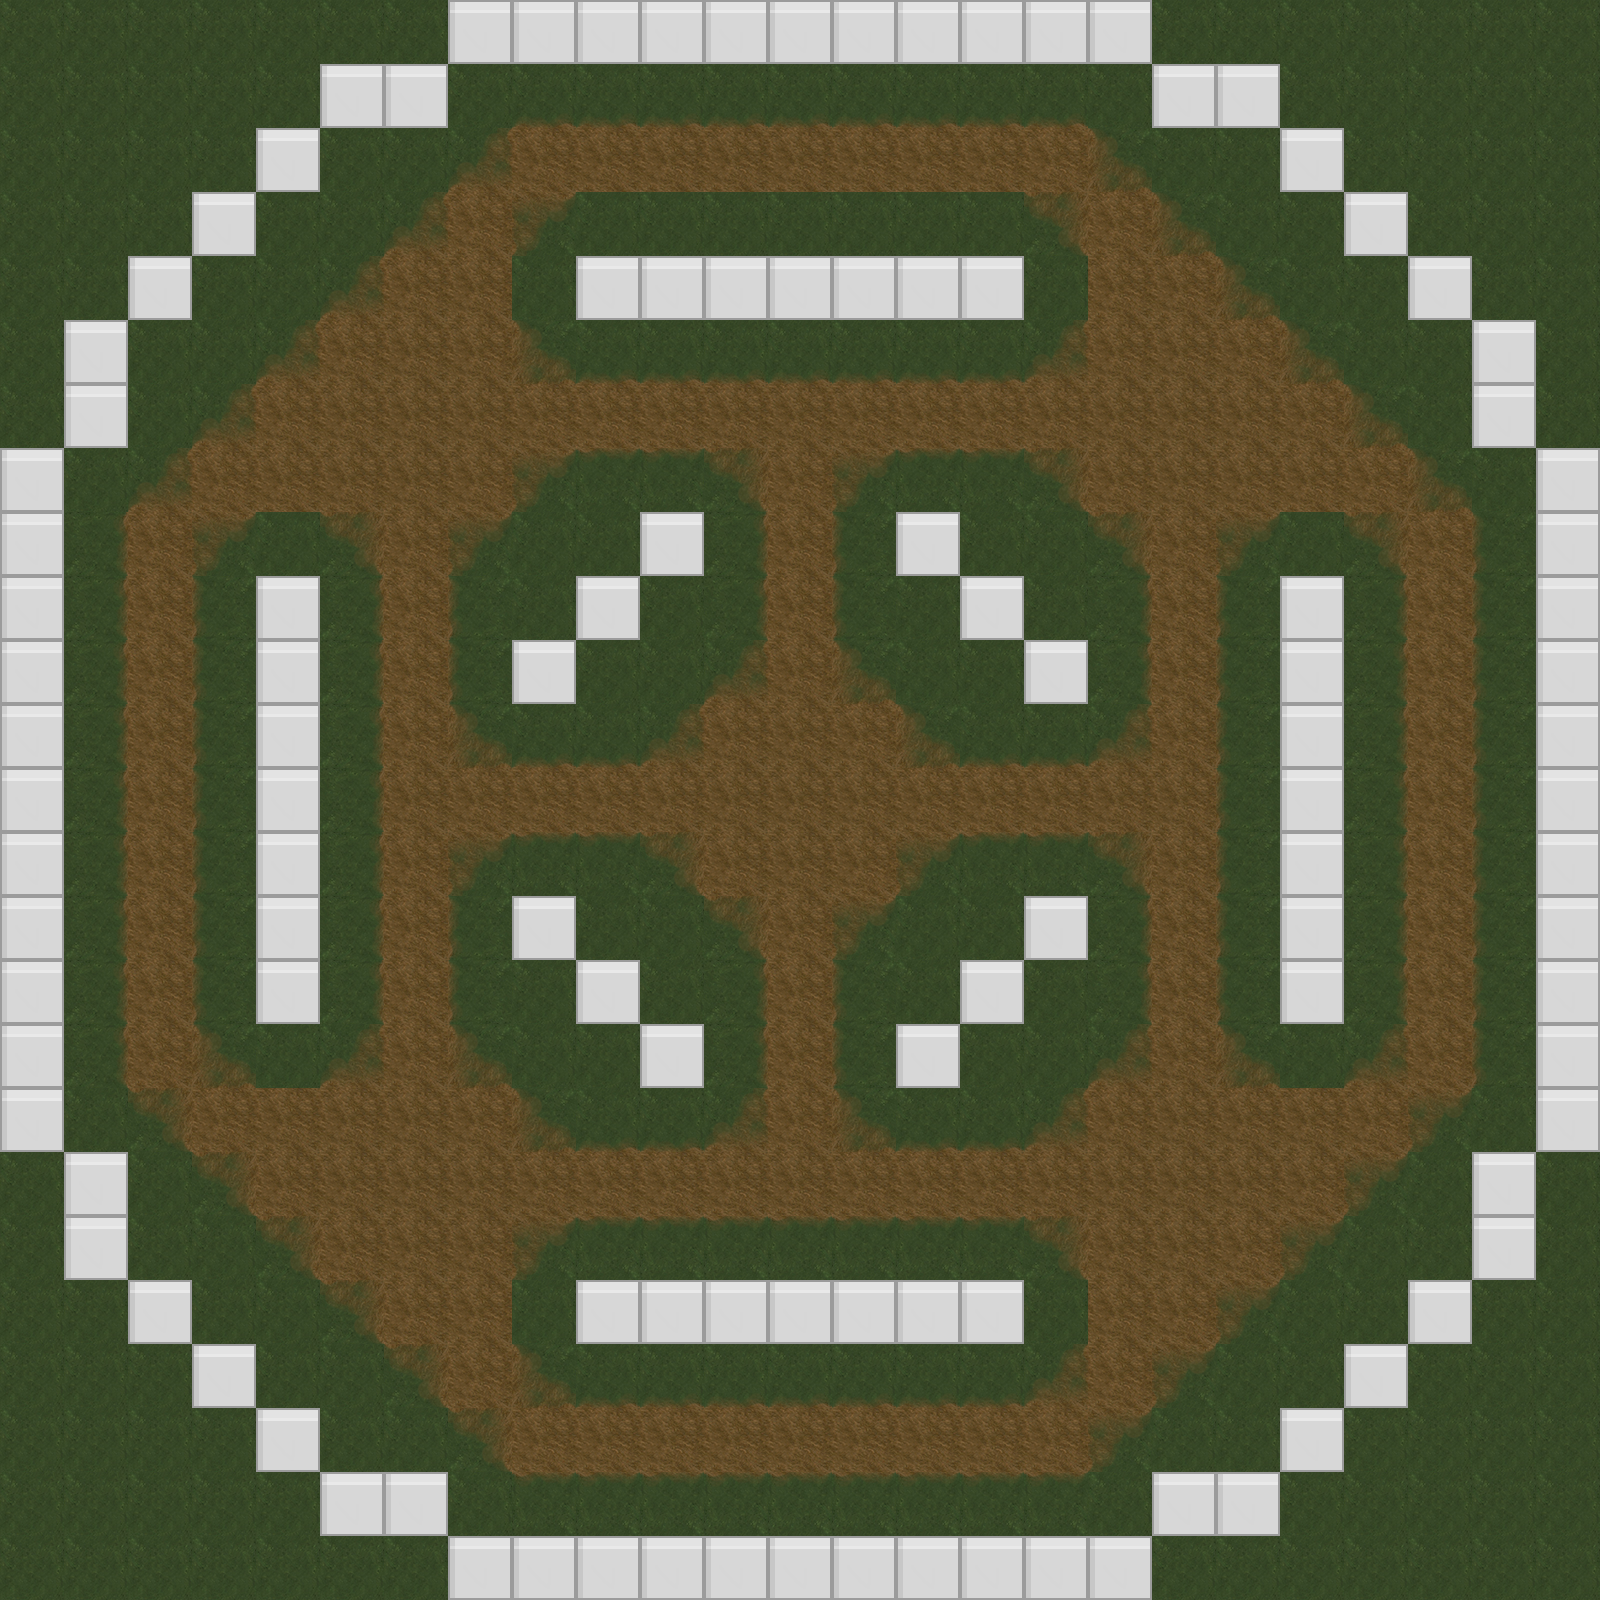

A level layout from a 2D game, rendered from its tile map. Below: a short description, then the map file with its tile-grid data intact:
An orthogonal 25x25 tile map with 64x64 px tiles, 3 tile layers (groundLayer, wall, destructableLayer) and 5 objects (4x enemySpawn, playerSpawn).

<map version="1.5" tiledversion="1.7.2" orientation="orthogonal" renderorder="right-down" width="25" height="25" tilewidth="64" tileheight="64" infinite="0" nextlayerid="5" nextobjectid="7">
 <editorsettings>
  <export target="level1.json" format="json" />
 </editorsettings>
 <tileset firstgid="1" name="landscape-tileset" tilewidth="64" tileheight="64" tilecount="30" columns="6">
  <image source="tanks/landscape-tileset.png" width="384" height="320" />
  <tile id="24">
   <properties>
    <property name="collides" type="bool" value="true" />
   </properties>
  </tile>
  <tile id="25">
   <properties>
    <property name="collides" type="bool" value="true" />
   </properties>
  </tile>
  <tile id="26">
   <properties>
    <property name="collides" type="bool" value="true" />
   </properties>
  </tile>
  <tile id="27">
   <properties>
    <property name="collides" type="bool" value="false" />
   </properties>
  </tile>
 </tileset>
 <layer id="1" name="groundLayer" width="25" height="25">
  <data encoding="csv">
1,1,1,1,1,1,1,1,1,1,1,1,1,1,1,1,1,1,1,1,1,1,1,1,1,
1,1,1,1,1,1,1,1,7,7,7,7,7,7,7,7,7,1,1,1,1,1,1,1,1,
1,1,1,1,1,1,1,2,11,11,11,11,11,11,11,11,11,3,1,1,1,1,1,1,1,
1,1,1,1,1,1,2,11,5,1,1,1,1,1,1,1,4,11,3,1,1,1,1,1,1,
1,1,1,1,1,2,11,11,1,1,1,1,1,1,1,1,1,11,11,3,1,1,1,1,1,
1,1,1,1,2,11,11,11,3,7,7,7,7,7,7,7,2,11,11,11,3,1,1,1,1,
1,1,1,2,11,11,11,11,11,11,11,11,11,11,11,11,11,11,11,11,11,3,1,1,1,
1,1,2,11,11,11,11,11,5,8,8,4,11,5,8,8,4,11,11,11,11,11,3,1,1,
1,9,11,5,1,4,11,5,1,1,1,9,11,10,1,1,1,4,11,5,1,4,11,10,1,
1,9,11,10,1,9,11,10,1,1,1,9,11,10,1,1,1,9,11,10,1,9,11,10,1,
1,9,11,10,1,9,11,10,1,1,1,2,11,3,1,1,1,9,11,10,1,9,11,10,1,
1,9,11,10,1,9,11,3,7,7,2,11,11,11,3,7,7,2,11,10,1,9,11,10,1,
1,9,11,10,1,9,11,11,11,11,11,11,11,11,11,11,11,11,11,10,1,9,11,10,1,
1,9,11,10,1,9,11,5,8,8,4,11,11,11,5,8,8,4,11,10,1,9,11,10,1,
1,9,11,10,1,9,11,10,1,1,1,4,11,5,1,1,1,9,11,10,1,9,11,10,1,
1,9,11,10,9,9,11,10,1,1,1,9,11,10,1,1,1,9,11,10,1,9,11,10,1,
1,9,11,3,1,2,11,3,1,1,1,9,11,10,1,1,1,2,11,3,1,2,11,10,1,
1,1,4,11,11,11,11,11,3,7,7,2,11,3,7,7,2,11,11,11,11,11,5,1,1,
1,1,1,4,11,11,11,11,11,11,11,11,11,11,11,11,11,11,11,11,11,5,1,1,1,
1,1,1,1,4,11,11,11,5,8,8,8,8,8,8,8,4,11,11,11,5,1,1,1,1,
1,1,1,1,1,4,11,11,1,1,1,1,1,1,1,1,1,11,11,5,1,1,1,1,1,
1,1,1,1,1,1,4,11,3,7,7,7,7,7,7,7,2,11,5,1,1,1,1,1,1,
1,1,1,1,1,1,1,4,11,11,11,11,11,11,11,11,11,5,1,1,1,1,1,1,1,
1,1,1,1,1,1,1,1,8,8,8,8,8,8,8,8,8,1,1,1,1,1,1,1,1,
1,1,1,1,1,1,1,1,1,1,1,1,1,1,1,1,1,1,1,1,1,1,1,1,1
</data>
 </layer>
 <layer id="4" name="wall" width="25" height="25" locked="1">
  <data encoding="csv">
0,0,0,0,0,0,0,25,25,25,25,25,25,25,25,25,25,25,0,0,0,0,0,0,0,
0,0,0,0,0,25,25,0,0,0,0,0,0,0,0,0,0,0,25,25,0,0,0,0,0,
0,0,0,0,25,0,0,0,0,0,0,0,0,0,0,0,0,0,0,0,25,0,0,0,0,
0,0,0,25,0,0,0,0,0,0,0,0,0,0,0,0,0,0,0,0,0,25,0,0,0,
0,0,25,0,0,0,0,0,0,0,0,0,0,0,0,0,0,0,0,0,0,0,25,0,0,
0,25,0,0,0,0,0,0,0,0,0,0,0,0,0,0,0,0,0,0,0,0,0,25,0,
0,25,0,0,0,0,0,0,0,0,0,0,0,0,0,0,0,0,0,0,0,0,0,25,0,
25,0,0,0,0,0,0,0,0,0,0,0,0,0,0,0,0,0,0,0,0,0,0,0,25,
25,0,0,0,0,0,0,0,0,0,0,0,0,0,0,0,0,0,0,0,0,0,0,0,25,
25,0,0,0,0,0,0,0,0,0,0,0,0,0,0,0,0,0,0,0,0,0,0,0,25,
25,0,0,0,0,0,0,0,0,0,0,0,0,0,0,0,0,0,0,0,0,0,0,0,25,
25,0,0,0,0,0,0,0,0,0,0,0,0,0,0,0,0,0,0,0,0,0,0,0,25,
25,0,0,0,0,0,0,0,0,0,0,0,0,0,0,0,0,0,0,0,0,0,0,0,25,
25,0,0,0,0,0,0,0,0,0,0,0,0,0,0,0,0,0,0,0,0,0,0,0,25,
25,0,0,0,0,0,0,0,0,0,0,0,0,0,0,0,0,0,0,0,0,0,0,0,25,
25,0,0,0,0,0,0,0,0,0,0,0,0,0,0,0,0,0,0,0,0,0,0,0,25,
25,0,0,0,0,0,0,0,0,0,0,0,0,0,0,0,0,0,0,0,0,0,0,0,25,
25,0,0,0,0,0,0,0,0,0,0,0,0,0,0,0,0,0,0,0,0,0,0,0,25,
0,25,0,0,0,0,0,0,0,0,0,0,0,0,0,0,0,0,0,0,0,0,0,25,0,
0,25,0,0,0,0,0,0,0,0,0,0,0,0,0,0,0,0,0,0,0,0,0,25,0,
0,0,25,0,0,0,0,0,0,0,0,0,0,0,0,0,0,0,0,0,0,0,25,0,0,
0,0,0,25,0,0,0,0,0,0,0,0,0,0,0,0,0,0,0,0,0,25,0,0,0,
0,0,0,0,25,0,0,0,0,0,0,0,0,0,0,0,0,0,0,0,25,0,0,0,0,
0,0,0,0,0,25,25,0,0,0,0,0,0,0,0,0,0,0,25,25,0,0,0,0,0,
0,0,0,0,0,0,0,25,25,25,25,25,25,25,25,25,25,25,0,0,0,0,0,0,0
</data>
 </layer>
 <layer id="2" name="destructableLayer" width="25" height="25" locked="1">
  <data encoding="csv">
0,0,0,0,0,0,0,0,0,0,0,0,0,0,0,0,0,0,0,0,0,0,0,0,0,
0,0,0,0,0,0,0,0,0,0,0,0,0,0,0,0,0,0,0,0,0,0,0,0,0,
0,0,0,0,0,0,0,0,0,0,0,0,0,0,0,0,0,0,0,0,0,0,0,0,0,
0,0,0,0,0,0,0,0,0,0,0,0,0,0,0,0,0,0,0,0,0,0,0,0,0,
0,0,0,0,0,0,0,0,0,25,25,25,25,25,25,25,0,0,0,0,0,0,0,0,0,
0,0,0,0,0,0,0,0,0,0,0,0,0,0,0,0,0,0,0,0,0,0,0,0,0,
0,0,0,0,0,0,0,0,0,0,0,0,0,0,0,0,0,0,0,0,0,0,0,0,0,
0,0,0,0,0,0,0,0,0,0,0,0,0,0,0,0,0,0,0,0,0,0,0,0,0,
0,0,0,0,0,0,0,0,0,0,25,0,0,0,25,0,0,0,0,0,0,0,0,0,0,
0,0,0,0,25,0,0,0,0,25,0,0,0,0,0,25,0,0,0,0,25,0,0,0,0,
0,0,0,0,25,0,0,0,25,0,0,0,0,0,0,0,25,0,0,0,25,0,0,0,0,
0,0,0,0,25,0,0,0,0,0,0,0,0,0,0,0,0,0,0,0,25,0,0,0,0,
0,0,0,0,25,0,0,0,0,0,0,0,0,0,0,0,0,0,0,0,25,0,0,0,0,
0,0,0,0,25,0,0,0,0,0,0,0,0,0,0,0,0,0,0,0,25,0,0,0,0,
0,0,0,0,25,0,0,0,25,0,0,0,0,0,0,0,25,0,0,0,25,0,0,0,0,
0,0,0,0,25,0,0,0,0,25,0,0,0,0,0,25,0,0,0,0,25,0,0,0,0,
0,0,0,0,0,0,0,0,0,0,25,0,0,0,25,0,0,0,0,0,0,0,0,0,0,
0,0,0,0,0,0,0,0,0,0,0,0,0,0,0,0,0,0,0,0,0,0,0,0,0,
0,0,0,0,0,0,0,0,0,0,0,0,0,0,0,0,0,0,0,0,0,0,0,0,0,
0,0,0,0,0,0,0,0,0,0,0,0,0,0,0,0,0,0,0,0,0,0,0,0,0,
0,0,0,0,0,0,0,0,0,25,25,25,25,25,25,25,0,0,0,0,0,0,0,0,0,
0,0,0,0,0,0,0,0,0,0,0,0,0,0,0,0,0,0,0,0,0,0,0,0,0,
0,0,0,0,0,0,0,0,0,0,0,0,0,0,0,0,0,0,0,0,0,0,0,0,0,
0,0,0,0,0,0,0,0,0,0,0,0,0,0,0,0,0,0,0,0,0,0,0,0,0,
0,0,0,0,0,0,0,0,0,0,0,0,0,0,0,0,0,0,0,0,0,0,0,0,0
</data>
 </layer>
 <objectgroup id="3" name="objectLayer" locked="1">
  <object id="1" type="playerSpawn" x="798" y="808">
   <point />
  </object>
  <object id="2" type="enemySpawn" x="802" y="168">
   <point />
  </object>
  <object id="4" type="enemySpawn" x="1442" y="810">
   <point />
  </object>
  <object id="5" type="enemySpawn" x="158" y="802">
   <point />
  </object>
  <object id="6" type="enemySpawn" x="796" y="1450">
   <point />
  </object>
 </objectgroup>
</map>
